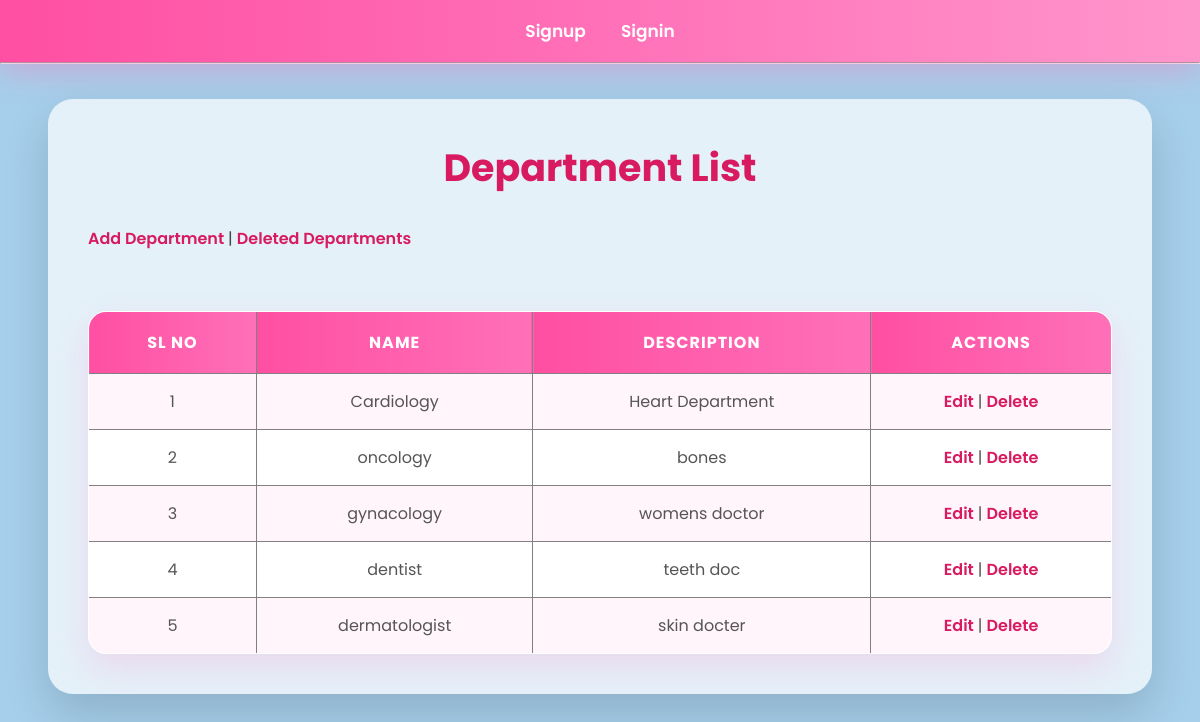
The app's page /base/department_list/ with its own data.
### base/models.py (models this page shows, shortened)
class Department(models.Model):
    department_name = models.CharField(max_length=100)
    description = models.TextField()
    is_deleted = models.BooleanField(default=False)
    deleted_at = models.DateTimeField(null=True, blank=True)

### base/views.py (the view)
# urls.py: path('department_list/', views.department_list, name='department_list'),
def department_list(request):
    data = Department.objects.filter(is_deleted=False)
    return render(
        request,
        "department_list.html",
        {
            "data": data
        }
    )

### base/templates/department_list.html
{% extends 'main.html' %}
{% block content %}
<h1>Department List</h1>
<a href="{% url 'create_department' %}">
Add Department
</a>
|
<a href="{% url 'department_history' %}">
Deleted Departments
</a>
<br><br>
<table border="1">
<tr>
<th>SL NO</th>
<th>Name</th>
<th>Description</th>
<th>Actions</th>
</tr>
{% for i in data %}
<tr>
<td>{{ forloop.counter }}</td>
<td>{{ i.department_name }}</td>
<td>{{ i.description }}</td>
<td>
<a href="{% url 'update_department' i.id %}">
Edit
</a>
|
<a href="{% url 'delete_department' i.id %}">
Delete
</a>
</td>
</tr>
{% endfor %}
</table>
{% endblock %}

### static/style.css (style rules this page uses)
* { margin:0; padding:0; box-sizing:border-box; font-family:'Poppins',sans-serif; }
body { background:linear-gradient(135deg,#ffe6f2,#ffd9ec,#ffeef8,#fff8fc); background-size:400% 400%; animation:bgMove 12s ease infinite; min-height:100vh; color:#444; }
h1 { text-align:center; color:#d81b60; font-size:38px; margin-bottom:30px; font-weight:700; }
a { color:#d81b60; text-decoration:none; font-weight:600; transition:.3s; }
table { width:100%; border-collapse:collapse; margin-top:35px; overflow:hidden; border-radius:18px; background:white; box-shadow:0 15px 35px rgba(255,105,180,.18); }
table th { background:linear-gradient(90deg,#ff4fa3,#ff70b8); color:white; padding:18px; font-size:16px; text-transform:uppercase; letter-spacing:1px; }
table td { padding:15px; text-align:center; color:#555; transition:.3s; }
table tr:nth-child(even) { background:#fff5fa; }
::placeholder { color:#d48bb2; }
table { animation:tableFade .8s; }
body { background:rgb(166, 207, 235) !important; }

### records on screen
Department: department_name "Cardiology", description "Heart Department"
Department: department_name "oncology", description "bones"
Department: department_name "gynacology", description "womens doctor"
Department: department_name "dentist", description "teeth doc"
Department: department_name "dermatologist", description "skin docter"
